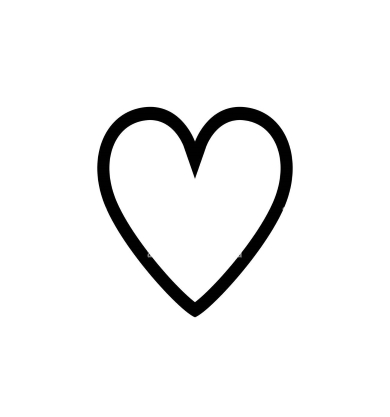
#> input picture Ex1-updated/heart1.jpg, 390 x 417 px
$ jupyter execute --allow-errors EX1-updated-1_test.ipynb   (shell and % lines are left out)   (older library calls are emulated)
#> lines starting #> are read from the running program, lines starting #| are printed output that depends on the picture; after the words box and inside, x2 and y2 are one past the last pixel; in counts of white or black regions, pixels touching at a corner belong together
#> in convolutionMask, `plt.show(block=True)`:
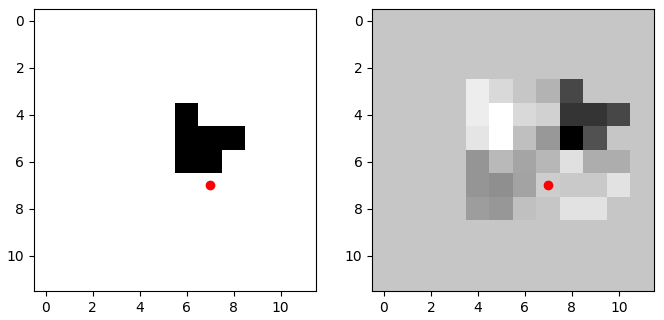
#> figure drawn by matplotlib, 2 panels
#> in convolutionMask (call 2), `plt.show(block=True)`:
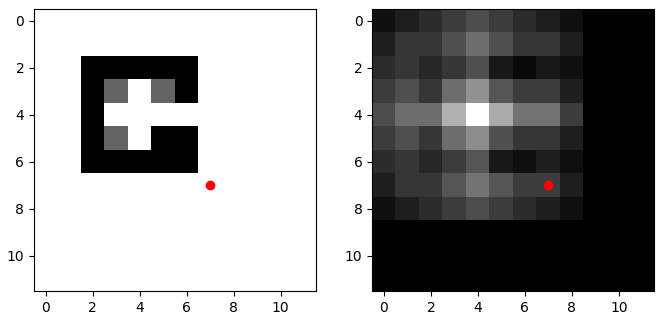
#> figure drawn by matplotlib, 2 panels
## <span style="color:blue"> Computer Vision - Winter 2024

## <span style="color:blue"> Exercise 1 </span>
**Reichman University**

**Lecturer:** Prof. Yael Moses, RUNI

**TA:** Eyal Friedman, RUNI

**Submission date: 10.1.24** \
Note: In case you need an extension for any reason, you can submit it by 14.1.24. \
No extra extensions will be given.

**Your name: Hadar Eshed**
**Your ID: 205947856**

In this exercise, you will practice basic image operations such as loading, saving, and displaying an image, getting familiar with 'numpy,' and understanding the benefits of vectorized operations in Python. This exercise contains three parts:

1. Image conv222olution.
2. Implementing a classic Harris corner Detector.
3. Answering questions.

## <span style="color:blue"> Submission guidelines:</span>

1. Your **zip** file should include the following files only:
   - ex1.ipynb
   - images you use
2. You should use Jupyter Notebook.
3. Name the zip file **'ex1_ID_ID.zip'** and **do not** include any additional directories.
4. Submit using *Moodle*.
5. Submit on time!
6. You can submit this assignment in pairs (no triplets).
   * In the case of pair submission, both IDs and names should be added to the notebook.
   * One should submit the homework, and the other should submit a simple text file named: ID_ID.txt and nothing else.
   *Please make sure that your collaborator submits the HW.

## Read the following instructions carefully:

1. Write **efficient vectorized** code. When you think you cannot use vectorized code, give a short explanation of why.
2. You are responsible for the correctness of your code and should add as many tests as you see fit. Do not submit your tests unless requested.
3. Use `Python 3` and `numpy 1.18.5` or above. Changes to the configuration we provided are at your own risk. Before submitting the exercise, restart the kernel and run the notebook from start to finish to make sure everything works.
4. You are allowed to use functions and methods from the [Python Standard Library](https://docs.python.org/3/library/) and [numpy](https://www.numpy.org/devdocs/reference/) only. Any other imports are forbidden unless provided by us.
5. Your code must run without errors. Note, **Code that fails to run will not be graded.**
6. Document your code properly.
7. Go over Warmup Python - you can find relevant python functions that will make your life easier.

## Honor Code:
The assignment is a basic tool for learning the material. You can probably find the solution on the web (including ChatGPT), however, you will not learn what you should learn from it. In addition, since we give grades on the assignment, using existing solutions will be considered dishonest.
In particular, you are not allowed to copy or use any code that solve the tasks.
You are more than welcome to talk with your friends, but you are not allowed to give your code or answers and you are not allowed to use their code or answers.
Remember – you take this course in order to learn.

## I declair that I respcet the honor code:
<span style="color:red"> Add here your names: Hadar Eshed

[cell 1]
import cv2
import sys
import random
import matplotlib.pyplot as plt
from matplotlib.ticker import MultipleLocator
from scipy.ndimage import maximum_filter
import numpy as np
from scipy.signal import convolve2d

# specify the way plots behave in jupyter notebook
plt.rcParams['figure.figsize'] = (8.0, 8.0) # set default size of plots
plt.rcParams['image.cmap'] = 'gray'

[cell 2]
import platform
print("Python version: ", platform.python_version())
print("Numpy version: ", np.__version__)

## <span style="color:black">Section A: Convolution
In this part, you will need to write a function **convolvedImage = convolutionMask(img,mask)**  which gets a 2D np.array of a grey level image and a convolution mask (Kernel) and output the convolved image with your mask. It also should plot  the original image and the convolved image side by side. Use captions on each image that indicates what you present. (Hint: see example in Warmup Python in Moodle)\
You may use the convolve2d function from scipy.signal.\
**Note:** Make sure that you understand the differences between correlation and convolution.\
Suggest a convolution mask for each of the 4 cases:

1. Mask1:  a convolution mask (kernel)  that computes the average of a 5x5 pixels around each pixel.


2. Mask2:  a convolution mask (kernel) of size *5×5* such that the maximal value over all possible grey level images (range 0 to 255) will be obtained in the center of a widnow that contains a black  shape region surrounded by white pixels (see the region below).  Note, the rest of the image may contain any values.

    The shape region:

   ``
      255 255 255 255 255
     255  0  255 255 255
     255  0   0   0  255
     255  0   0  255 255
     255 255 255 255 255
     ``

3. Let '*' be a don't care value.\
    Mask3:  a mask as defined in  2 above  but for the following region:

    ``
    0    0     0    0    0
    0    *    255   *    0
    0   255   255  255  255
    0    *    255   0    0
    0    0     0    0    0
      ``
4. Maks 4: a convolution mask (kernel)  that computes a 3 pixel shift of the image to the right.\
    You can ignore the results along the border of the image.

**Submit your function below**.

[cell 3]
# This function will be part your functions' test - do not change it
# You may add any helper function for your implementation and to write your code in the cell below

def test_A(imageName):
#> called with imageName = 'heart1.jpg'
    img = cv2.imread(imageName, cv2.IMREAD_GRAYSCALE)
#> img is the input picture: shape (417, 390); min 0, max 255, mean 242.3

    # [7 lines of commented-out code are left out]

def test_B(image):
    pass
    # [7 lines of commented-out code are left out]

[cell 4]
# For each call of the funtion, show on screen the result of your function.

def convolutionMask(img, mask):
    img2 = np.empty_like(img)
    img2 = convolve2d(img, mask, mode='same', boundary='wrap')
    f = plt.figure()
    f.add_subplot(1, 2, 1)
    plt.imshow(img)
    plt.plot(7, 7, 'ro')
    plt.grid(which='minor', color='black')
    f.add_subplot(1, 2, 2)
    plt.imshow(img2)
    plt.plot(7, 7, 'ro')
    plt.grid(which='minor', color='black')
    plt.show(block=True)
    # with np.printoptions(threshold=np.inf):
    # print(img2)
    old_min = img2.min()
    old_max = img2.max()
    # img2 *= int(255.0/img2.max())
    img2 = (((img2 - old_min) * 255) / (old_max - old_min)).astype(int)
    # with np.printoptions(threshold=np.inf):
    #     print(img2)

    return img2

def show2Images(base, conv):
    f = plt.figure()
    f.add_subplot(1, 2, 1)
    plt.imshow(base)
    ax = plt.gca()
    ax.xaxis.tick_top()
    ax.xaxis.set_major_locator(MultipleLocator(int(base.shape[0]/10)))
    ax.yaxis.set_major_locator(MultipleLocator(int(base.shape[0]/10)))
    ax.grid(which='major', linestyle='--', linewidth=0.5)
    ax.grid(which='minor', linestyle='--', linewidth=0.25)
    # plt.gca().invert_yaxis()
    f.add_subplot(1, 2, 2)
    plt.imshow(conv)
    ax = plt.gca()
    ax.xaxis.tick_top()
    ax.xaxis.set_major_locator(MultipleLocator(int(base.shape[0]/10)))
    ax.yaxis.set_major_locator(MultipleLocator(int(base.shape[0]/10)))
    ax.grid(which='major', linestyle='--', linewidth=0.5)
    ax.grid(which='minor', linestyle='--', linewidth=0.25)
    # plt.gca().invert_yaxis()
    plt.show(block=True)

# [29 lines of commented-out code are left out]

[cell 5]
# Masks:
M = [[255, 255, 255, 255, 255],
     [255,  0, 255, 255, 255],
     [255, 0, 0, 0, 255],
     [255, 0, 0, 255, 255],
     [255, 255, 255, 255, 255]]
mask1 = [[1, 1, 1, 1, 1],
         [1, 1, 1, 1, 1],
         [1, 1, 1, 1, 1],
         [1, 1, 1, 1, 1],
         [1, 1, 1, 1, 1]]

mask2 = 1/np.linalg.pinv(M)
push_down = np.zeros((5, 1))
push_down[3][0] = 1
mask2 = convolve2d(mask2, push_down, mode='same')
print(mask2)

# mask3 = ...

mask4 = [[0, 0, 0, 0, 0, 0, 1]]

imgt = np.full((12, 12), 255)
i, j = 3, 5
imgt[i:i+len(M[0]), j:j+len(M[1])] = M
# with np.printoptions(threshold=np.inf):
# print(imgt)

convolvedImage1 = convolutionMask(imgt, mask2)
# with np.printoptions(threshold=np.inf):
# print(convolvedImage1)
max_index = np.unravel_index(
    np.argmax(convolvedImage1, axis=None), convolvedImage1.shape)
print("max indices: ", max_index)

[cell 6]
M = [[0, 0, 0, 0, 0],
     [0, 0, 255, 0, 0],
     [0, 255, 255, 255, 255],
     [0, 0, 255, 0, 0],
     [0, 0, 0, 0, 0]]
M_plus = np.linalg.pinv(M)
# M_plus = 1/M_plus
print("m plus" ,M_plus)
M_chat = np.array([[0,   0,   0,   0,   0],
                   [0, 0, -1/255, 0,  0],
                   [0,  -1,  1/255,  -1, -1],
                   [0, 0, -1/255, 0,    0],
                   [0,   0,   0,   0,   0]])
M_chat = M_chat + sys.float_info.epsilon
M_chat = 1/M_chat
inverse_k = np.zeros((1, 1))
inverse_k[0][0]=-1
print(inverse_k)
M_chat = convolve2d(M_chat, inverse_k, mode='same')
print("m chat ",M_chat)

[cell 7]
M = np.array([[0,   0,   0,   0,   0],
              [0,   100,  255,  100,   0],
              [0, 255,  255, 255, 255],
              [0,   100,  255,   0,   0],
              [0,   0,   0,   0,   0]])

imgt = np.full((12, 12), 255)
i, j = 2, 2
imgt[i:i+len(M[0]), j:j+len(M[1])] = M
with np.printoptions(threshold=np.inf):
    print(M_chat)

convolvedImage1 = convolutionMask(imgt, M_chat)
# # with np.printoptions(threshold=np.inf):
# # print(convolvedImage1)
max_index = np.unravel_index(np.argmax(convolvedImage1, axis=None), convolvedImage1.shape)
print("max indices: ", max_index)

[cell 8]
img_heart = "heart1.jpg"
test_A(img_heart)

# print and check your results - advicing you to check your code on trivial problems (toy problems)

## <span style="color:blue"> **Section B: Corner Detector**

In this section, you will implement the Harris corner detector as covered in class. Refer to the slides of the algorithm details.

Reference to the original paper: A COMBINED CORNER AND EDGE DETECTOR, Harris \& Stephens, Alvey Vision Conference, 1988

You will write the function:\
_Corners_ = H_corner(_im_, _σ _smooth_, _σ _neighb_, _th_, _density_size_, _display_).\
You may add additional parameters if necessary - list them and explain their role.

_im_: a grey-level image.\
_corners_: $k\times 2$ array that consists of the $x$ and $y$ coordinates of each of the $k$  detected corners.\
_display_: a binary parameter.\
Other parameters are described below.


## <span style="color:blue"> **B1 - Implement Harris**

As part of the algorithm, you should implement the following:

1. Compute two kernels with the derivative of a Gaussian: **G_dx, G_dy  = Deriv_Gauss_xy(_sigma_)**.\
   **Note**:\
    (i) Refer to 'Warmup Python' for an example of defining a mask using a function. Modify the Gaussian example to a
    derivative of a Gaussian.\
    (ii) The mask_size should be around 6$\sigma_{smooth}$+1.
    You can check and see if smaller or larger mask size affect the results. You can also look at the plot of the mask. The values close to the border of the masks should be close to zero. On the other hans, the border containing these values are not too wide. Think what it means if this is not the case.\
   **A question for thought (not for submission)**: what is the expected sum of the elements in the kernel?

2. Using these masks compute two matrixes, $I_x$ and $I_y$, with the derivatives of the image in the $x$ and in the $y$ directions, respectively:\
    **Ix, Iy = Grad_xy(img,  $\sigma_{smooth}$)**
3. Compute the following three matrices: $I_x^2$, $I_y^2$,  $I_x$  and $I_y$.
4. Compute the four matrices, C11, C12, C22,  each corresponds to a different entry of the matrix for C for all pixels of the image. These matrices are computed by convolving the matrices computed in (3) with a Gaussian defined by $\sigma_{neighb}$.
4. Compute for each pixel, $q$ the eigen value and the eigen vector of its $C(q)$ matrix. Note that in this case you cannot perform it using vectorize operations.\
    or Compute $d(q)= det(C)-k\cdot Trace(C)^2$.  For this case you will need an additional paramter $k$, but you can compute it efficiently using vectorize operations.
5. Threshold the small eignevalue of each pixel,  using the parameter $th$ (or do the same to $d(q)$).\
    Set to zero those pixles that are below the threshold.
6. For each region of size  denisty_size, leave the maximal small eigenvalue value (or smallest $d(q)$).

Return a list of corneres:  the indexes of the corners, and their strength.\
If display = 1, then display as part of the function (as in the class slides):\
a. The original image.\
b. The derivatives of the images, $I_x$ and $I_y$.
         (This is in addition to what is presented in the slides.)\
c. The values of the corner strength before appying the threshold. (Can be in greyscale rather than color. Make sure to normalize it for display.)\
d. The values of the corner strength after appying the threshold. (This should be a binary image.)\
e. The detected corners overlayed on the original image.

[cell 9]
# [19 lines left out: function plot3d, not called in this run]


# img = "heart1.jpg"
# img_test = cv2.imread(img, cv2.IMREAD_GRAYSCALE)
# plot3d(img_test)

[cell 10]
# plotting the gaussian

x = np.linspace(-5, 5, 11) #array of x values
y = np.linspace(-5, 5, 11) #array of y values
print(x)
x, y = np.meshgrid(x, y)  # Create a grid of points

def Gaussian(x, y,sig=1):
    return (1/(2*np.pi*sig**2))*np.exp(-(np.square(x) + np.square(y))/(2*sig**2))

sig=2
G=Gaussian(x,y,sig)


fig = plt.figure()
ax = fig.add_subplot(111, projection='3d')

# Plotting the 3D surface
surf = ax.plot_surface(x, y, G, cmap='viridis')

ax.set_xlabel('X-axis')
ax.set_ylabel('Y-axis')
ax.set_zlabel('Z-axis')
ax.set_title('Gaussian 3D Surface')

# Plotting in 3D
plt.show()
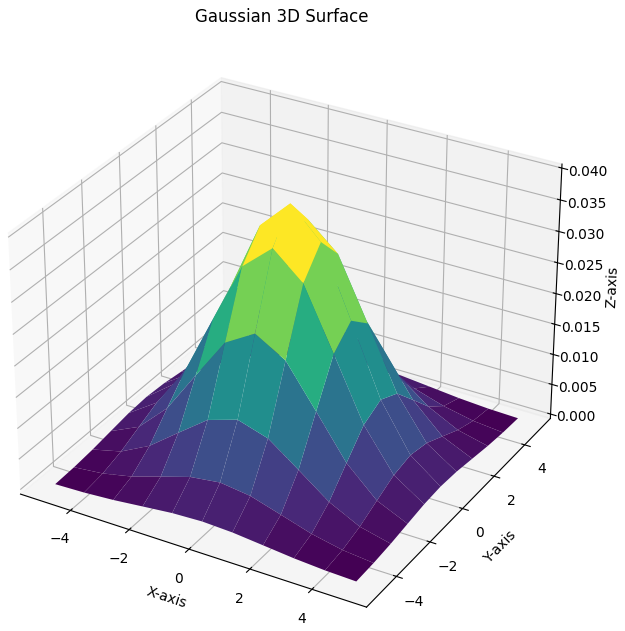
#> figure drawn by matplotlib, 1 panel

[cell 11]
size = 6*sig+1
print(size)
x = np.arange(-size/2, size/2, 1)  # array of x values
y = np.arange(-size/2, size/2, 1)  # array of y values
print(x)
x, y = np.meshgrid(x, y)  # Create a grid of points

[cell 12]
def Deriv_Gauss_xy(sig=2):
    size = 6*sig+1
    # print(size)
    x = np.arange(-size/2, size/2, 1)  # array of x values
    y = np.arange(-size/2, size/2, 1)  # array of y values
    # print(x)
    x, y = np.meshgrid(x, y)  # Create a grid of points

    def Gaussian(x, y, sig):
        return

    G = (1/(2*np.pi*sig**2))*np.exp(-(np.square(x) + np.square(y))/(2*sig**2))
    # der_x = convolve2d(G, x, mode='same', boundary='wrap')
    gaussian_first_deriv_x = np.multiply(G, -x)/sig**2
    gaussian_first_deriv_y = np.multiply(G, -y)/sig**2

    if(False):
        pass
        # fig = plt.figure()
        # ax = fig.add_subplot(111, projection='3d')

        # # Plotting the 3D surface
        # surf = ax.plot_surface(x, y, G, cmap='viridis')
        # # surf = ax.plot_surface(x, y, gaussian_first_deriv_x, cmap='viridis')
        # # surf = ax.plot_surface(x, y, gaussian_first_deriv_y, cmap='viridis')

        # ax.set_xlabel('X-axis')
        # ax.set_ylabel('Y-axis')
        # ax.set_zlabel('Z-axis')
        # ax.set_title('Gaussian 3D Surface')

        # # Plotting in 3D
        # plt.show()
        # # print(der_x)
        # # # return G*(-x/sig^2), G*(-y/sig^2)
    return gaussian_first_deriv_x, gaussian_first_deriv_y

[cell 13]
def Grad_xy(img, sig_smooth=2):
    kernelx, kernely = Deriv_Gauss_xy(sig_smooth)
    return convolve2d(img, kernelx), convolve2d(img, kernely)

[cell 14]
img = "heart1.jpg"
img_test = cv2.imread(img, cv2.IMREAD_GRAYSCALE)
Ix, Iy = Grad_xy(img_test, 2)
show2Images(img_test, Ix)
show2Images(img_test, Iy)

[cell 15]
Ix2 = np.square(Ix)
Iy2 = np.square(Iy)
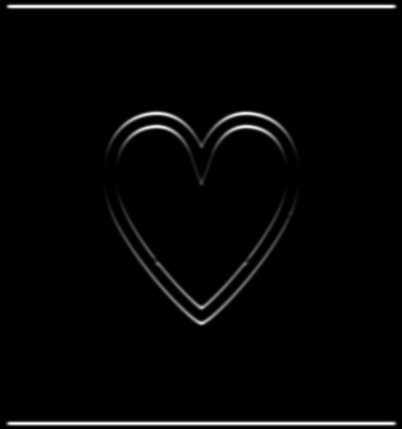
#> Iy2: shape (429, 402) float64; min 0, max 2625, mean 66.2; drawn with min black and max white
IxIy = Ix*Iy
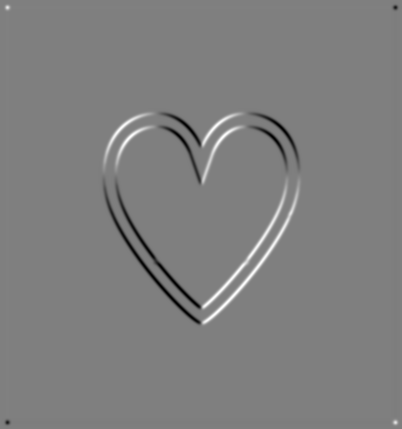
#> IxIy: shape (429, 402) float64; min -1214.8, max 1224.1, mean 0.2; drawn with min black and max white

[cell 16]
sig=2
dx, dy = Deriv_Gauss_xy(sig)
# print(x.shape)
dx2= dx**2
dy2=dy**2
dxdy=dx*dy
# [19 lines of commented-out code are left out]

[cell 17]
# [9 lines left out: function find_max_in_neighborhood, not called in this run]

def retain_max_in_neighborhood(matrix, radius):
    # Create a binary mask to define the neighborhood
    neighborhood_mask = np.zeros((2 * radius + 1, 2 * radius + 1), dtype=bool)
    y, x = np.ogrid[-radius:radius+1, -radius:radius+1]
    neighborhood_mask = x**2 + y**2 <= radius**2

    # Use scipy's maximum filter to get the local maximum in each neighborhood
    max_values = maximum_filter(matrix, footprint=neighborhood_mask)

    # Set all values to zero except for the maximum value in each neighborhood
    result = np.where(matrix == max_values, matrix, 0)

    return result


def apply_threshhold(matrix, thresh):
    mask = matrix > thresh
    result_matrix = np.where(mask, matrix, 0)
    indices = np.argwhere(mask)
    return result_matrix, indices

[cell 18]
np.set_printoptions(precision=2, suppress=True)

def harris_detector(img_dir, sig_neigh, sig_smooth, k, density_size, threshold, display=1):

#> called with img_dir = 'heart2.jpg', sig_neigh = 5, sig_smooth = 0.5, k = 0.04, density_size = 10, threshold = 0.3, display = 1
    img = cv2.imread(img_dir)
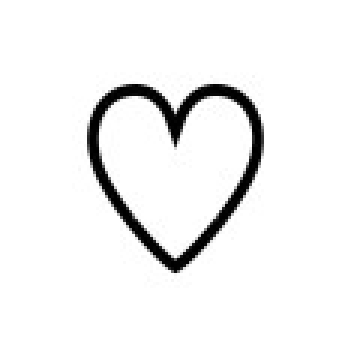
#> input picture Ex1-updated/heart2.jpg, 117 x 117 px (shown 3 times larger)
#> img is the input picture: shape (117, 117, 3); min 0, max 255, mean 241.3
    gray = cv2.cvtColor(img, cv2.COLOR_BGR2GRAY)
    # img_gaussian = cv2.GaussianBlur(100,(3,3),0)

    print("image gauss")
    show2Images(gray, gray)

    height = img.shape[0]  # .shape[0] outputs height
    # .shape[1] outputs width .shape[2] outputs color channels of image
    width = img.shape[1]
    C = np.zeros((height, width))

    Ix, Iy = Grad_xy(gray, sig_smooth)
#> Ix: shape (120, 120) float64
#> Iy: shape (120, 120) float64
    print("dx dy")
    show2Images(Ix, Iy)

    Ix2 = np.square(Ix)
#> Ix2: shape (120, 120) float64
    Iy2 = np.square(Iy)
#> Iy2: shape (120, 120) float64
    IxIy = Ix*Iy
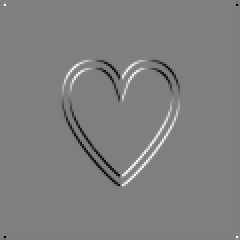
#> IxIy: shape (120, 120) float64 (shown 2 times larger); min -10007.1, max 10059.7, mean 0.3; drawn with min black and max white
    print("dx2 dy2")
    show2Images(Ix2, Iy2)
    print("img dxy")
    show2Images(gray, IxIy)

    offset = int(sig_neigh / 2)
    #   Step 3 - Calcular a soma dos produtos das derivadas para cada pixel (Sx2, Sy2 e Sxy)
    for y in range(sig_neigh, height-sig_neigh):
        for x in range(sig_neigh, width-sig_neigh):
            Ix2_local = Ix2[y-offset:y+1+offset, x-offset:x+1+offset]
            Iy2_local = Iy2[y-offset:y+1+offset, x-offset:x+1+offset]
            IxIy_local = IxIy[y-offset:y+1+offset, x-offset:x+1+offset]

            # Sum the local neighborhoods along both axes
            Sx2 = np.sum(Ix2_local)
            Sy2 = np.sum(Iy2_local)
            Sxy = np.sum(IxIy_local)
            # Sx2 = np.sum(Ix2[y-offset:y+1+offset, x-offset:x+1+offset])
            # Sy2 = np.sum(Iy2[y-offset:y+1+offset, x-offset:x+1+offset])
            # Sxy = np.sum(IxIy[y-offset:y+1+offset, x-offset:x+1+offset])
            #   Step 4 - Define the matrix H(x,y)=[[Sx2,Sxy],[Sxy,Sy2]]
            Cq = np.array([[Sx2, Sxy], [Sxy, Sy2]])
            eigenvalues, eigenvectors = np.linalg.eigh(Cq)
            D = np.diag(eigenvalues)
            # [16 lines of commented-out code are left out]
            determinant = np.linalg.det(Cq)
            trace = np.matrix.trace(Cq)
            C[y-offset, x-offset] = determinant-k*(trace**2)
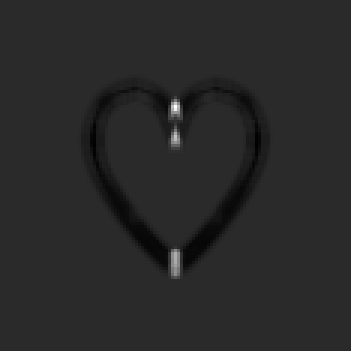
#> C: shape (117, 117) float64 (shown 3 times larger); min -1.1e+09, max 5.52e+09, mean -38468994.6; drawn with min black and max white

    C_max_points = retain_max_in_neighborhood(C, density_size)
    cv2.normalize(C_max_points, C_max_points, 0, 1, cv2.NORM_MINMAX)
    C_max_points, corners = apply_threshhold(C_max_points, threshold)
#> in apply_threshhold, `mask = matrix > thresh`:
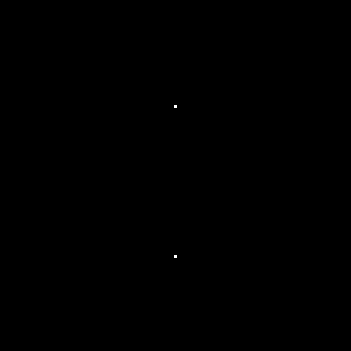
#> mask: shape (117, 117) bool (shown 3 times larger); 0.01% white in thin lines or dots, all inside (x1, y1, x2, y2) = (58, 35, 59, 86)
#> in apply_threshhold, `indices = np.argwhere(mask)`: indices = [[35, 58], [85, 58]]
#> corners = [[35, 58], [85, 58]]
    print(C_max_points.shape)
#| (117, 117)
    print("hey ", corners)
#| hey  [[35 58]
#|  [85 58]]
    # [15 lines of commented-out code are left out]
    for pt in corners:
        print("hey2 ", pt[0], pt[1])
        # corners.append([x, y, C_max_points[pt[0], pt[1]]])
        cv2.circle(img,(pt[1],pt[0]),5,(0,0,255))
#> this loop made 2 passes
#> (printed output is left out)
    # [8 lines of commented-out code are left out]


    cv2.imwrite("%s_threshold_%s.png"%(img_dir[5:-4],threshold), img)
    plt.figure("Manually implemented Harris detector")
    plt.imshow(cv2.cvtColor(img, cv2.COLOR_BGR2RGB)), plt.title("Manually implemented Harris detector")
    plt.xticks([]), plt.yticks([])
    plt.savefig('My_harris_detector-thresh_%s.png'%(threshold), bbox_inches='tight')
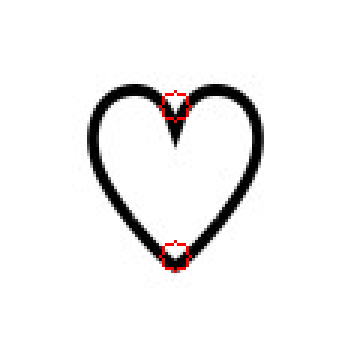
#> shown: shape (117, 117, 3) (shown 3 times larger); mean R, G, B 242, 240.9, 240.9
#> (the rest of the program and of its run is left out)
